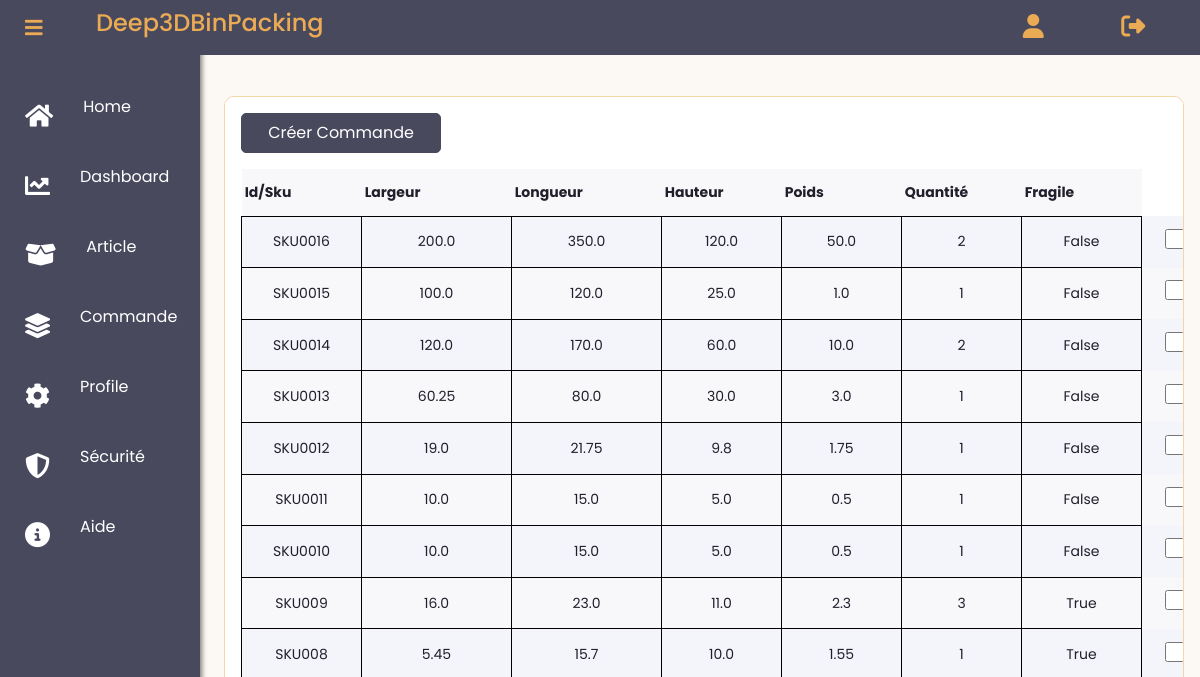
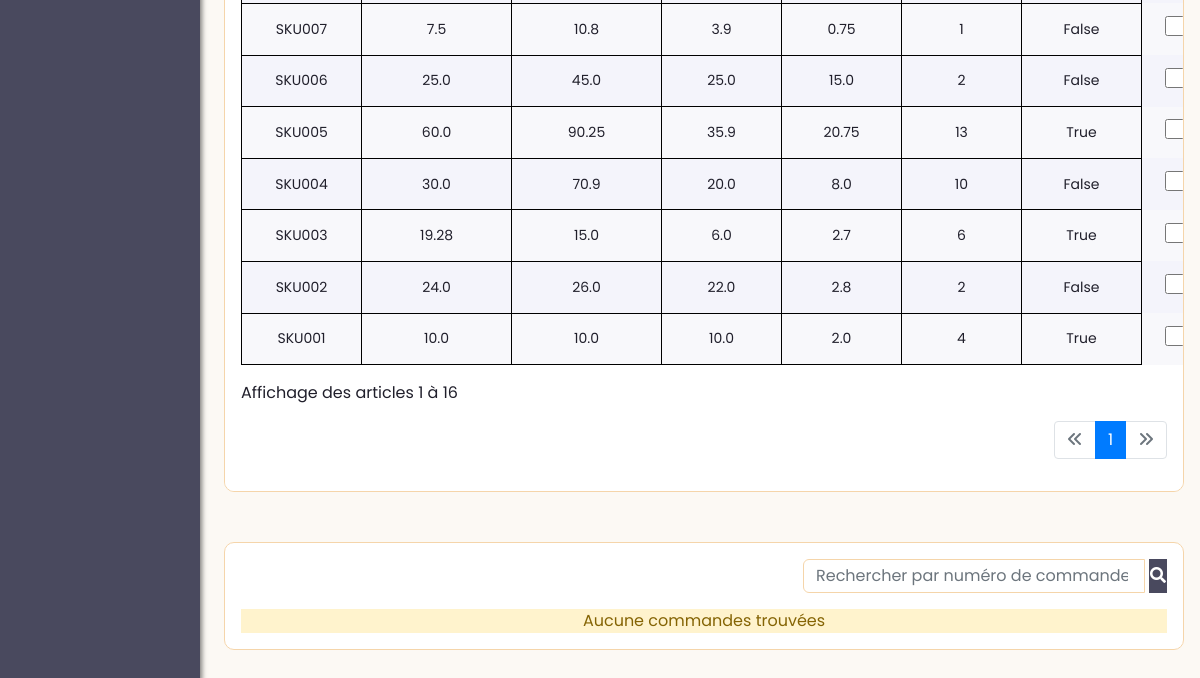
The page /articles?commande_page=2 (signed in) on the database as committed earlier (2 pictures, top to bottom).
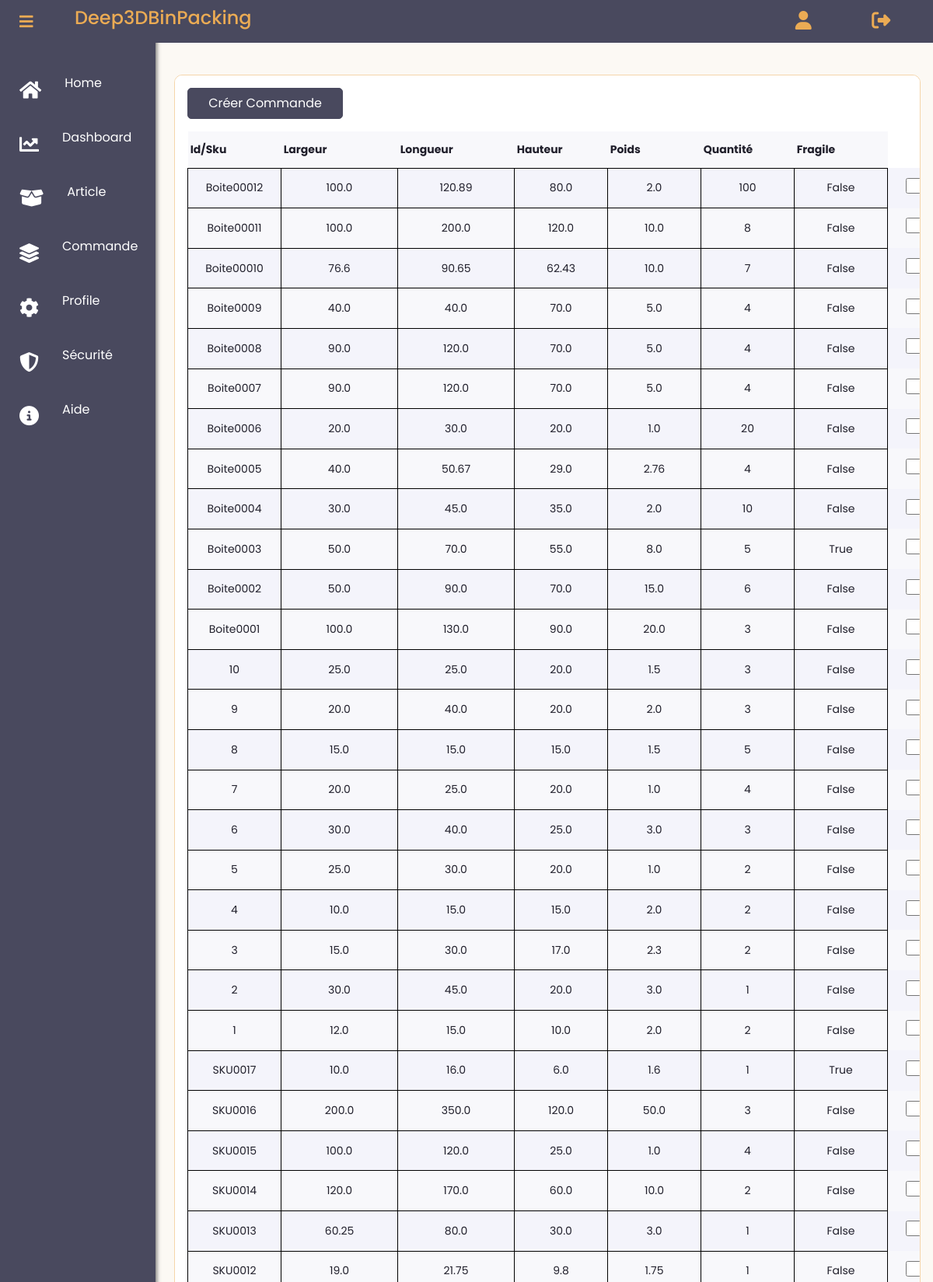
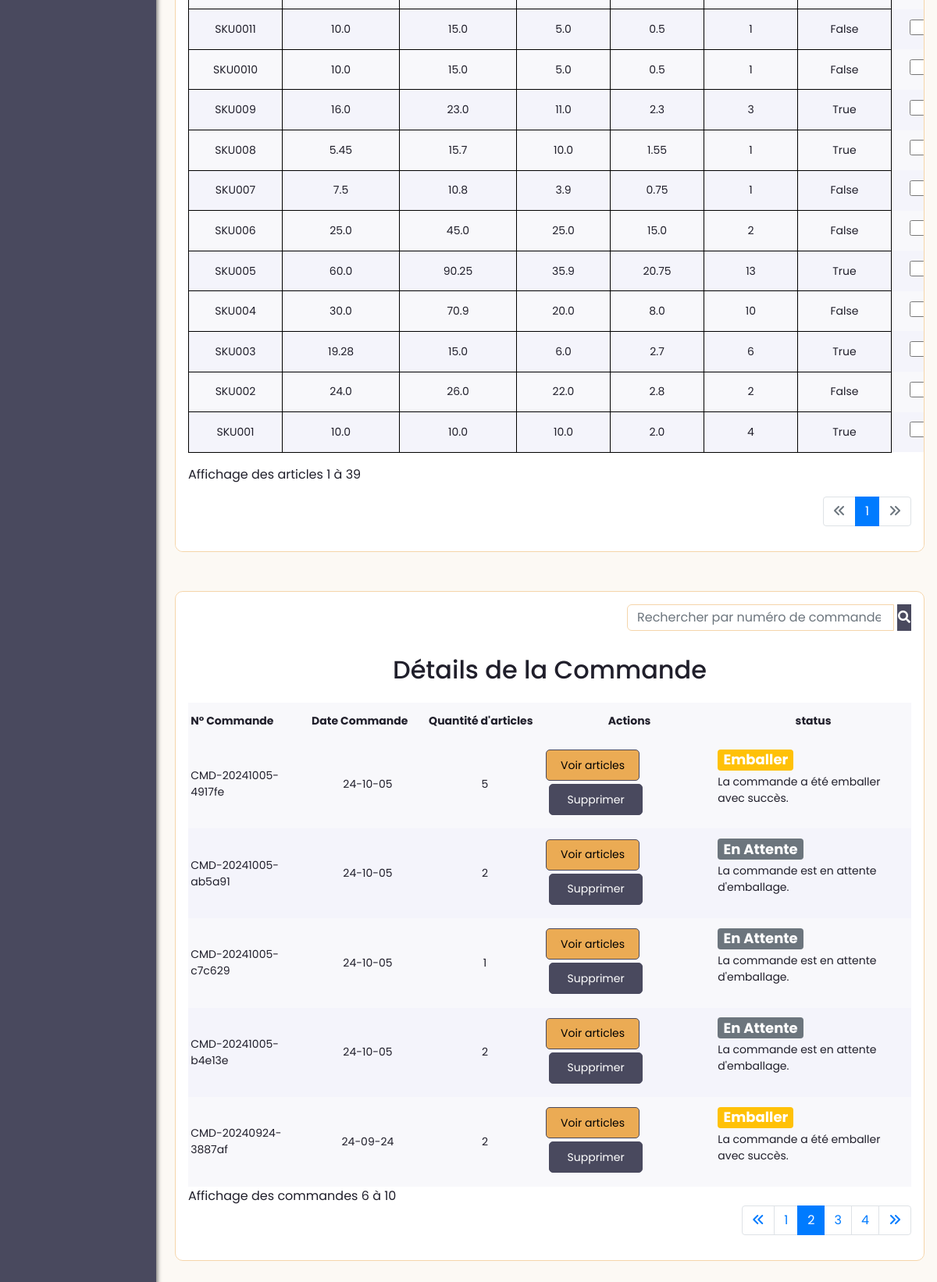
The same page on the database as committed later (2 pictures, top to bottom).
### app/models.py (models this page shows, shortened)
class Article(db.Model):
    __tablename__ = 'Article'
    id = db.Column(db.Integer, primary_key=True, autoincrement=True)
    user_id = db.Column(db.Integer(), db.ForeignKey('User.id'))
    sku = db.Column(db.String(30), nullable=False)
    largeur = db.Column(db.Float(precision=5), nullable=False)
    longueur = db.Column(db.Float(precision=5), nullable=False)
    hauteur = db.Column(db.Float(precision=5), nullable=False)
    poids = db.Column(db.Float(precision=5), nullable=False)
    quantite = db.Column(db.Integer(), nullable=False)
    fragile = db.Column(db.Boolean(), default=False)
    date_creation = db.Column(db.Date,default=dt_date.today())
    commandes = db.relationship('Commande', secondary=association_table_article_commande, back_populates='articles')

class Commande(db.Model):
    __tablename__ = 'Commande'
    id = db.Column(db.Integer, primary_key=True, autoincrement=True)
    date_creation = db.Column(db.Date, default=dt_date.today())
    numero_commande = db.Column(db.String(50), unique=True, nullable=False)
    user_id = db.Column(db.Integer, db.ForeignKey('User.id'))
    status = db.Column(db.String(20), nullable=False, default='En Attente')  # Exemple : 'pending', 'cancelled', 'validated'
    conteneurs = db.relationship('Conteneur', secondary=association_table_commande_conteneur, back_populates='commandes')
    articles = db.relationship('Article', secondary=association_table_article_commande, back_populates='commandes')

### app/routes.py (the view)
@app.route("/articles", methods=['GET', 'POST'])
@login_required
def article():
    selected_articles = session.get('selected_articles', [])  # Récupérer les articles sélectionnés depuis la session
    page = request.args.get('page', 1, type=int)
    number_articles_per_page = 40  # Nombre d'articles par page
    articles_query = Article.query.filter_by(user_id=current_user.id).order_by(Article.id.desc())
    articles_pagination = articles_query.paginate(page=page, per_page=number_articles_per_page, error_out=False)
    start_index = (articles_pagination.page - 1) * articles_pagination.per_page + 1
    end_index = min(articles_pagination.page * articles_pagination.per_page, articles_query.count())
    user_commandes = Commande.query.filter_by(user_id=current_user.id).all()
    search_commandes = request.args.get('search_commandes')
    search_commandes = request.args.get('search_commandes')
    commande_page = request.args.get('commande_page', 1, type=int)
    per_page = 5
    if search_commandes:
        commandes_query = Commande.query.filter(
            Commande.user_id == current_user.id,  # Filtre par utilisateur
            (
                Commande.numero_commande.ilike(f'%{search_commandes}%') |
            (   Commande.date_creation.ilike(f'%{search_commandes}%')) |
                Commande.status.ilike(f'%{search_commandes}%')
            )
        )
    else:
        commandes_query = Commande.query.filter_by(user_id=current_user.id).order_by(Commande.id.desc())
    commandes_pagination = commandes_query.paginate(page=commande_page, per_page=per_page, error_out=False)
    pagination_args = Pagination(page=commande_page, per_page=per_page, total=commandes_query.count(), css_framework='bootstrap4')
    start_indexc = (commandes_pagination.page - 1) * commandes_pagination.per_page + 1
    end_indexc = min(commandes_pagination.page * commandes_pagination.per_page, commandes_query.count())
    commandes = commandes_pagination.items
    print(f"Nombre de commandes trouvées: {commandes_query.count()}")
    for commande in user_commandes:
        if len(commande.articles) == 0:
            db.session.delete(commande)
    user_commandes = [commande for commande in Commande.query.filter_by(user_id=current_user.id).all() if len(commande.articles) > 0]
    return render_template(
        'user_dashboard/list_article.html',
        selected_articles=selected_articles,
        start_index=start_index,
        end_index=end_index,
        start_indexc=start_indexc,
        end_indexc=end_indexc,
        articles=articles_pagination.items,
        articles_pagination=articles_pagination,
        commandes_pagination=commandes_pagination,
        commandes=commandes,
        pagination_args=pagination_args,
        user_commandes=user_commandes
    )

### app/models.py (called while the page is built)
@login_manager.user_loader
def load_user(user_id):
    return User.query.get(int(user_id))

### app/routes.py (called while the page is built)
@app.before_request
def before_request():
    if current_user.is_authenticated:
        g.image = url_for('static', filename='images/' + current_user.image) if current_user.image else None
    else:
        g.image = None

### app/templates/user_dashboard/list_article.html (shortened to what the changed rows need)
{% extends "user_dashboard/layout.html" %}
{% block content %}
{% if articles %}
<div class="card detail container">
  <div class="detail-header">
    <form method="POST" action="{{ url_for('create_commande') }}">
      <button type="submit" class="mb-3 download" style="background-color: #49495e; color: #fff; border: 1px solid #49495e; height: 40px;width: 200px;">Créer Commande</button>
      <table>
        <tr>
          <th>Id/Sku</th>
          <th>Largeur</th>
          <th>Longueur</th>
          <th>Hauteur</th>
          <th>Poids</th>
          <th>Quantité</th>
          <th>Fragile</th>
        </tr>
        {% for article in articles_pagination.items %}
        <tr>
          <td style="border: 1px solid black; padding: 5px; text-align: center;">{{ article.sku }}</td>
          <td style="border: 1px solid black; padding: 5px; text-align: center;">{{ article.largeur }}</td>
          <td style="border: 1px solid black; padding: 5px; text-align: center;">{{ article.longueur }}</td>
          <td style="border: 1px solid black; padding: 5px; text-align: center;">{{ article.hauteur }}</td>
          <td style="border: 1px solid black; padding: 5px; text-align: center;">{{ article.poids }}</td>
          <td style="border: 1px solid black; padding: 5px; text-align: center;">{{ article.quantite }}</td>
          <td style="border: 1px solid black; padding: 5px; text-align: center;">{{ article.fragile }}</td>
          <td>
            <input
              style="width: 20px; height: 20px; margin-left: 20px;"
              type="checkbox"
              name="selected_articles"
              value="{{ article.id }}"
              {% if article.id in selected_articles %}checked{% endif %}>
          </td>
        </tr>
        {% endfor %}
      </table>
      <div class="mt-3">
        Affichage des articles {{ start_index }} à {{ end_index }}
      </div>
    </form>
  </div>
  <nav aria-label="Page navigation example">
    <ul class="pagination justify-content-end mt-3">
      <li class="page-item {% if not articles_pagination.has_prev %}disabled{% endif %}">
        <a class="page-link" {% if articles_pagination.has_prev %}href="{{ url_for('article', page=articles_pagination.prev_num) }}"{% endif %}><i class="fa-solid fa-angles-left"></i></a>
      </li>
      {% for page_num in articles_pagination.iter_pages() %}
        {% if page_num %}
          <li class="page-item {% if page_num == articles_pagination.page %}active{% endif %}">
            <a class="page-link" href="{{ url_for('article', page=page_num) }}">{{ page_num }}</a>
          </li>
        {% else %}
          <li class="page-item disabled">
            <a class="page-link" href="#">...</a>
          </li>
        {% endif %}
      {% endfor %}
      <li class="page-item {% if not articles_pagination.has_next %}disabled{% endif %}">
        <a class="page-link" {% if articles_pagination.has_next %}href="{{ url_for('article', page=articles_pagination.next_num) }}"{% endif %}><i class="fa-solid fa-angles-right"></i></a>
      </li>
    </ul>
  </nav>
  {% endif %}
</div>
<div class="card detail container" style="margin-top: 50px;">
  <form class="form-inline justify-content-end mb-3" method="get" action="{{ url_for('article') }}">
    <div class="input-group">
    </div>
  </form>
{% if commandes %}
  <div class="text-center"><h2>Détails de la Commande</h2></div>
  <div class="detail-header">
  <table class="">
      <thead>
          <tr>
              <th scope="col">N° Commande</th>
              <th scope="col">Date Commande</th>
              <th scope="col">Quantité d'articles</th>
              <th scope="col" class="text-center">Actions</th>
              <th scope="col" class="text-center">status</th>
          </tr>
      </thead>
      <tbody>
        {% for commande in commandes %}
          <tr>
              <td>{{ commande.numero_commande }}</td>
              <td class="text-center">
                {% if commande.date_creation %}
                    {{ commande.date_creation.strftime('%y-%m-%d') }}
                {% else %}
                    Date de création non disponible
                {% endif %}
            </td>
              <td class="text-center">{{ commande.articles|length }}</td>
              <td>
                  <button class="" data-bs-toggle="modal" style="background-color: #ebab54; border: #ebab54; color: black; border: 1px solid #49495e; height: 40px;" data-bs-target="#commandeDetailsModal-{{ commande.id }}">Voir articles</button>
                  <button type="button" class="btn-sm m-1 delete"  style="background-color: #49495e; color: #fff; border: 1px solid #49495e; height: 40px;" data-toggle="modal" data-target="#deleteModal{{commande.id}}">Supprimer</button>
              </td>
              <td>
                {% if commande.status == 'Annuler' %}
                  <span class="badge bg-danger mb-2" style="font-size: 18px; color:#fff">{{ commande.status }}</span>
                  <p>La commande a été annulée.</p>
                {% elif commande.status == 'Valider' %}
                  <span class="badge bg-success mb-1" style="font-size: 18px; color:#fff">{{ commande.status }}</span>
                  <p>La commande a été validée et est en cours de traitement.</p>
                  {% elif commande.status == 'Emballer' %}
                  <span class="badge bg-warning mb-1" style="font-size: 18px; color:#fff">{{ commande.status }}</span>
                  <p>La commande a été emballer avec succès.</p>
                {% else %}
                  <span class="badge bg-secondary mb-1" style="font-size: 18px; color:#fff">{{ commande.status }}</span>
                  <p>La commande est en attente d'emballage.</p>
                {% endif %}
              </td>
          </tr>
          {% endfor %}
      </tbody>
  </table>
</div>
Affichage des commandes {{ start_indexc }} à {{ end_indexc }}
<nav aria-label="Page navigation example mt-3">
  <ul class="pagination justify-content-end">
    <li class="page-item {% if not commandes_pagination.has_prev %}disabled{% endif %}">
      <a class="page-link" {% if commandes_pagination.has_prev %}href="{{ url_for('article', commande_page=commandes_pagination.prev_num) }}"{% endif %}><i class="fa-solid fa-angles-left"></i></a>
    </li>
    {% for page_num in commandes_pagination.iter_pages() %}
      {% if page_num %}
        <li class="page-item {% if page_num == commandes_pagination.page %}active{% endif %}">
          <a class="page-link"  href="{{ url_for('article', commande_page=page_num) }}">{{ page_num }}</a>
        </li>
      {% else %}
        <li class="page-item disabled">
          <a class="page-link"  href="#">...</a>
        </li>
      {% endif %}
    {% endfor %}
    <li class="page-item {% if not commandes_pagination.has_next %}disabled{% endif %}">
      <a class="page-link" {% if commandes_pagination.has_next %}href="{{ url_for('article', commande_page=commandes_pagination.next_num) }}"{% endif %}><i class="fa-solid fa-angles-right"></i></a>
    </li>
  </ul>
</nav>
{% else %}
<div class="alert-warning text-center">
  Aucune commandes trouvées
</div>
</div>
{% endif %}
{% endblock content %}

Rows that differ between the two databases and show on the page:
added Article: sku "Boite00012", largeur "100.0", longueur "120.89", hauteur "80.0", poids "2.0", quantite "100", fragile "False"
added Article: sku "Boite00011", largeur "100.0", longueur "200.0", hauteur "120.0", poids "10.0", quantite "8", fragile "False"
added Article: sku "Boite00010", largeur "76.6", longueur "90.65", hauteur "62.43", poids "10.0", quantite "7", fragile "False"
added Article: sku "Boite0009", largeur "40.0", longueur "40.0", hauteur "70.0", poids "5.0", quantite "4", fragile "False"
added Article: sku "Boite0008", largeur "90.0", longueur "120.0", hauteur "70.0", poids "5.0", quantite "4", fragile "False"
added Article: sku "Boite0007", largeur "90.0", longueur "120.0", hauteur "70.0", poids "5.0", quantite "4", fragile "False"
added Article: sku "Boite0006", largeur "20.0", longueur "30.0", hauteur "20.0", poids "1.0", quantite "20", fragile "False"
added Article: sku "Boite0005", largeur "40.0", longueur "50.67", hauteur "29.0", poids "2.76", quantite "4", fragile "False"
added Article: sku "Boite0004", largeur "30.0", longueur "45.0", hauteur "35.0", poids "2.0", quantite "10", fragile "False"
added Article: sku "Boite0003", largeur "50.0", longueur "70.0", hauteur "55.0", poids "8.0", quantite "5", fragile "True"
added Article: sku "Boite0002", largeur "50.0", longueur "90.0", hauteur "70.0", poids "15.0", quantite "6", fragile "False"
added Article: sku "Boite0001", largeur "100.0", longueur "130.0", hauteur "90.0", poids "20.0", quantite "3", fragile "False"
added Article: sku "10", largeur "25.0", longueur "25.0", hauteur "20.0", poids "1.5", quantite "3", fragile "False"
added Article: sku "9", largeur "20.0", longueur "40.0", hauteur "20.0", poids "2.0", quantite "3", fragile "False"
added Article: sku "8", largeur "15.0", longueur "15.0", hauteur "15.0", poids "1.5", quantite "5", fragile "False"
added Article: sku "7", largeur "20.0", longueur "25.0", hauteur "20.0", poids "1.0", quantite "4", fragile "False"
added Article: sku "6", largeur "30.0", longueur "40.0", hauteur "25.0", poids "3.0", quantite "3", fragile "False"
added Article: sku "5", largeur "25.0", longueur "30.0", hauteur "20.0", poids "1.0", quantite "2", fragile "False"
added Article: sku "4", largeur "10.0", longueur "15.0", hauteur "15.0", poids "2.0", quantite "2", fragile "False"
added Article: sku "3", largeur "15.0", longueur "30.0", hauteur "17.0", poids "2.3", quantite "2", fragile "False"
added Article: sku "2", largeur "30.0", longueur "45.0", hauteur "20.0", poids "3.0", quantite "1", fragile "False"
added Article: sku "1", largeur "12.0", longueur "15.0", hauteur "10.0", poids "2.0", quantite "2", fragile "False"
added Article: sku "SKU0017", largeur "10.0", longueur "16.0", hauteur "6.0", poids "1.6", quantite "1", fragile "True"
changed Article "SKU0016": quantite "2" → "3"
changed Article "SKU0015": quantite "1" → "4"
added Commande: numero_commande "CMD-20241005-4917fe", date_creation "24-10-05", articles|length "5", status "Emballer"
added Commande: numero_commande "CMD-20241005-ab5a91", date_creation "24-10-05", articles|length "2", status "En Attente"
added Commande: numero_commande "CMD-20241005-c7c629", date_creation "24-10-05", articles|length "1", status "En Attente"
added Commande: numero_commande "CMD-20241005-b4e13e", date_creation "24-10-05", articles|length "2", status "En Attente"
added Commande: numero_commande "CMD-20240924-3887af", date_creation "24-09-24", articles|length "2", status "Emballer"
Other text that changed with them:
{{ end_index }}: "16" → "39"
{{ start_indexc }}: (not shown) → "6"
{{ end_indexc }}: (not shown) → "10"
text no longer shown: "Aucune commandes trouvées"
text now shown: "Détails de la Commande N° Commande Date Commande Quantité d'articles Actions status Affichage des commandes à"
new list line: "1"
new list line: "2"
new list line: "3"
new list line: "4"
